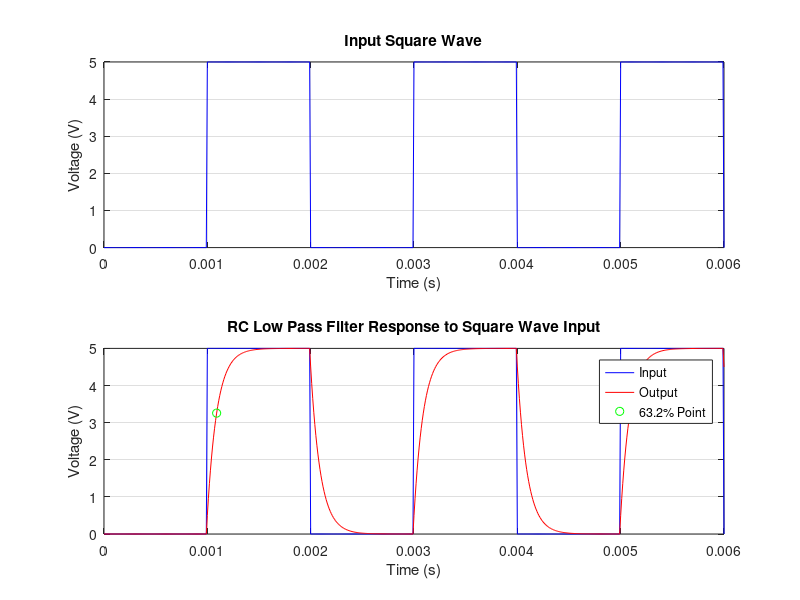

The MATLAB script that drew this image:
% Define the parameters of the RC filter
R1 = 1e3; % Resistance in ohms
C1 = 100e-9; % Capacitance in farads
fc1 = 1/(2*pi*R1*C1); % Cut-off frequency in hertz
wc1 = 2*pi*fc1; % Cut-off angular frequency in radians per second

% Define the parameters of the square wave input
A1 = 5/2; % Amplitude in volts (5 Vpp with 2.5 V DC offset)
f1 = 1/(2e-3); % Frequency in hertz (period of 2 milliseconds)
w1 = 2*pi*f1; % Angular frequency in radians per second
T1 = 1/f1; % Period in seconds
D1 = 0.5; % Duty cycle (fraction of period that is high)

% Define the time vector for simulation
t1 = 0:1e-5:3*T1; % Time in seconds from 0 to 3 cycles with 0.01 ms resolution

% Generate the square wave input
Vin1 = A1*square(w1*t1 + pi, D1*100) + 2.5; % Square wave function in MATLAB with 2.5 V DC offset

% Calculate the output of the RC filter
Vout1 = zeros(size(Vin1)); % Initialize the output vector
Vout1(1) = Vin1(1); % Initial condition
for i = 2:length(t1) % Loop over the time vector
    dt1 = t1(i) - t1(i-1); % Time step
    dV1 = dt1*(-Vout1(i-1)*wc1 + Vin1(i)*wc1); % Differential equation of RC filter
    Vout1(i) = Vout1(i-1) + dV1; % Update the output
end

% Find the index where the output reaches 63.2% of its max value
idx_632 = find(Vout1 >= 0.632*2*A1, 1, 'first');

% Plot the input waveform
figure;
subplot(2,1,1);
plot(t1, Vin1, 'b') % Plot the input in blue
xlabel('Time (s)') % Label the x-axis
ylabel('Voltage (V)') % Label the y-axis
title('Input Square Wave') % Add a title
grid on % Add a grid

% Plot both input and output waveforms
subplot(2,1,2);
plot(t1, Vin1, 'b', t1, Vout1, 'r') % Plot the input in blue and the output in red
hold on
plot(t1(idx_632), Vout1(idx_632), 'go') % Mark the point where it reaches 63.2%
hold off
xlabel('Time (s)') % Label the x-axis
ylabel('Voltage (V)') % Label the y-axis
legend('Input', 'Output', '63.2% Point') % Add a legend
title('RC Low Pass Filter Response to Square Wave Input') % Add a title
grid on % Add a grid
